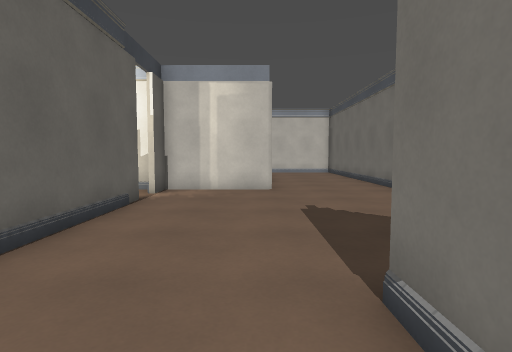
View 1 (above)

20 first-person views from a walk through a level from a Godot 3-D game. The camera is 1.3 m above the floor, tilts 4° down and sees 80° across. The floor is counted in squares, 1 m on a side. Each view is taken from the middle of a square. On the plan, view 1 faces up. The plan holds only what a view shows up to about 14 squares ahead; the rest is blank. Surface patterns are stand-ins for the level's own textures.

View 2
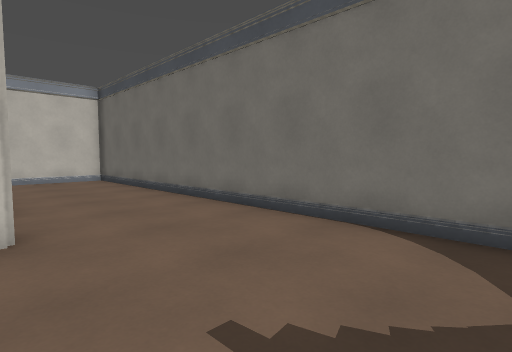

View 3
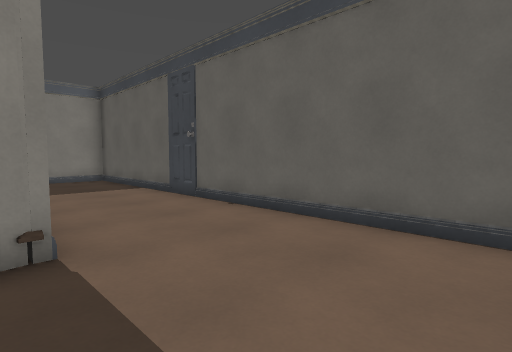

View 4
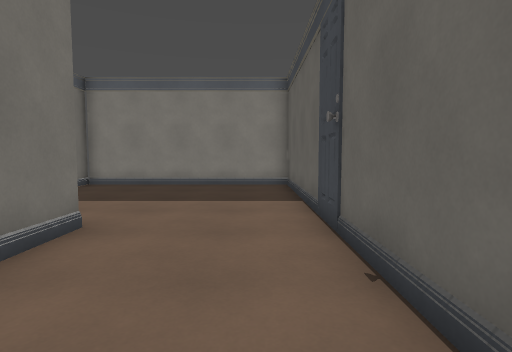

View 5
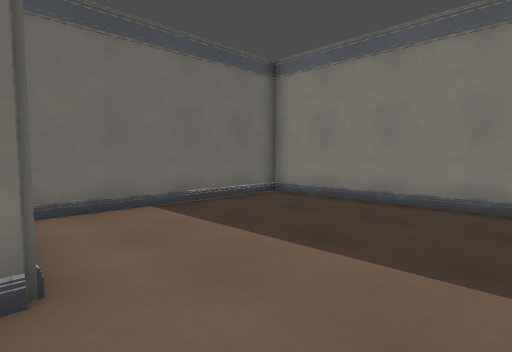

View 6
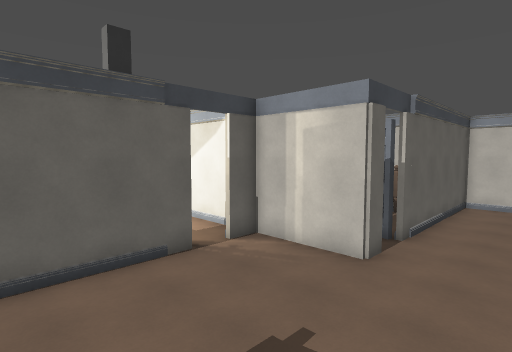

View 7
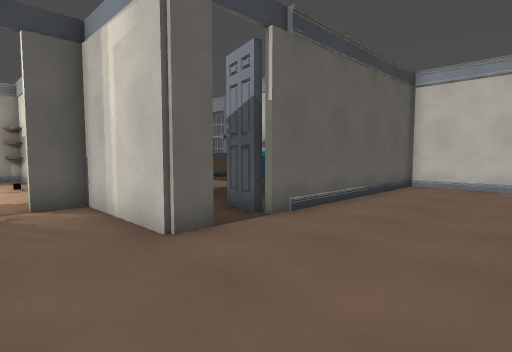

View 8
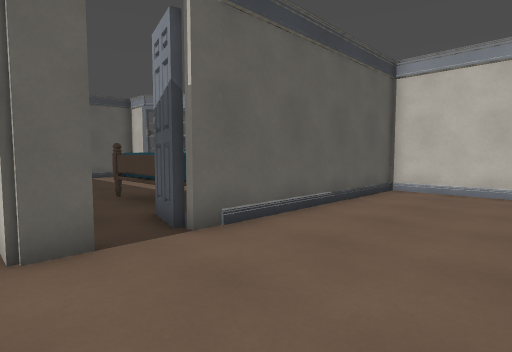

View 9
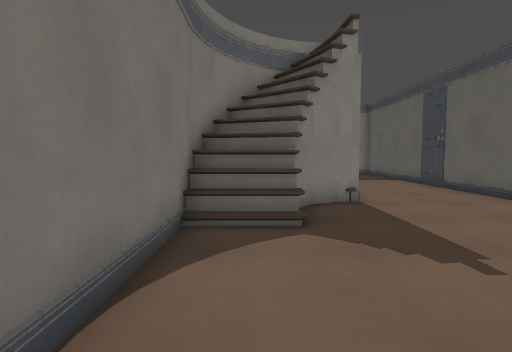

View 10
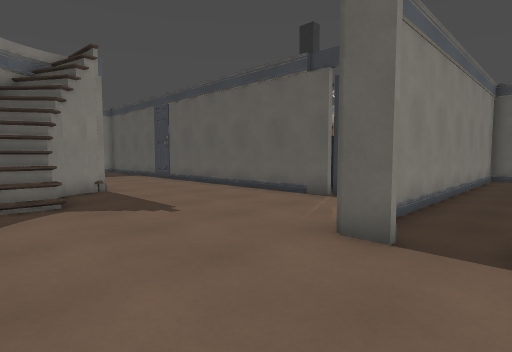

View 11
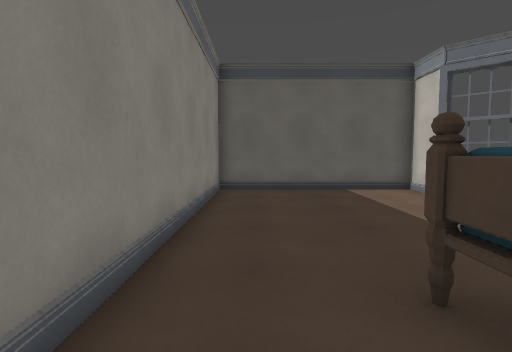

View 12
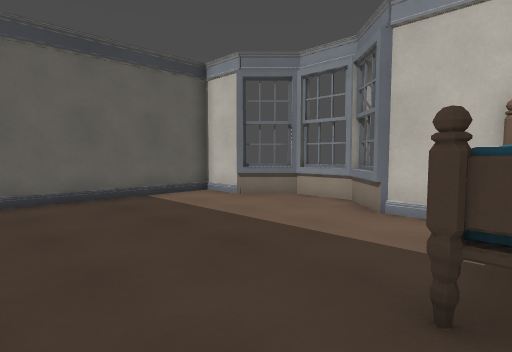

View 13
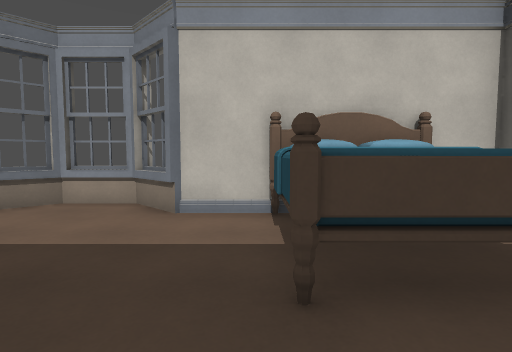

View 14
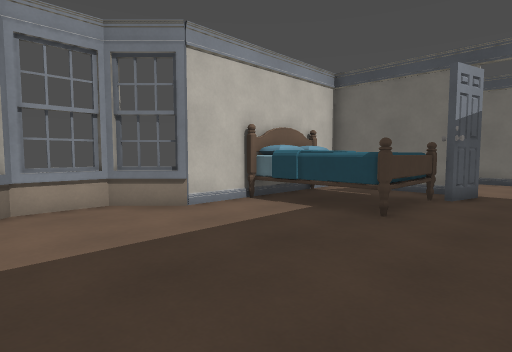

View 15
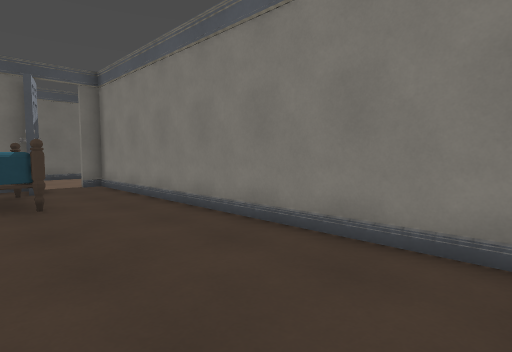

View 16
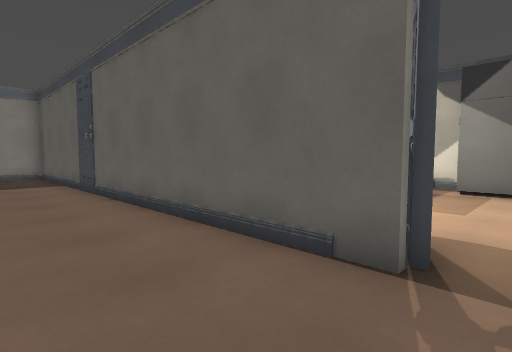

View 17
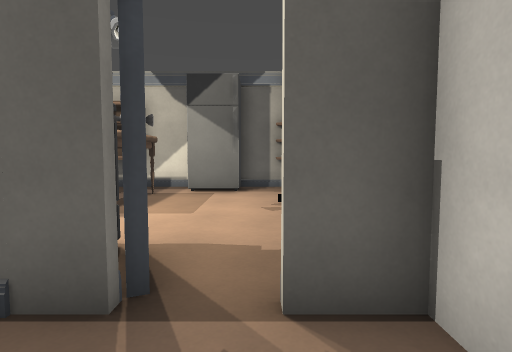

View 18
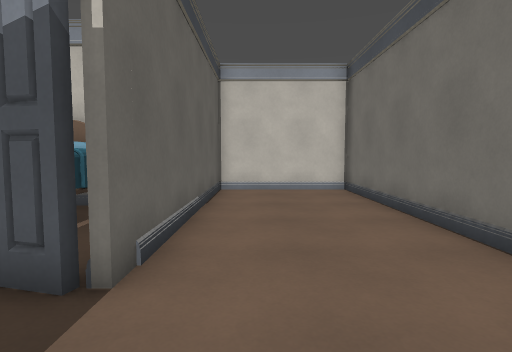

View 19
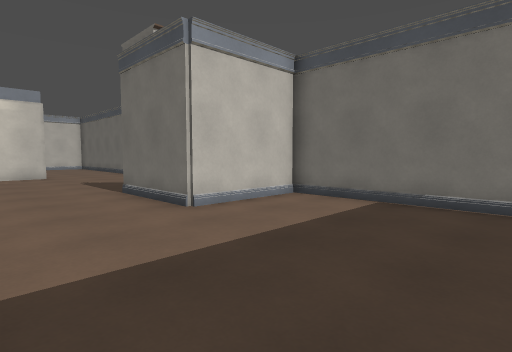

View 20
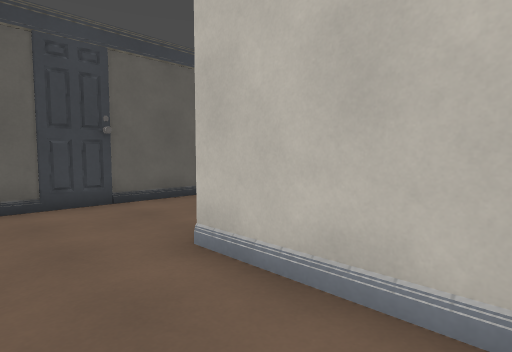

### Floor plan
Key: @ floor where view 1 was taken; # wall or solid block; . floor; / step, stairs or slope; = window, fence, low wall or low ledge; T thing the floor can be seen under or through; E oven; B bed; F fridge.
Columns run from 14 left of view 1 to 6 right of it. Each row starts with its distance up from view 1.
 23               #######
 22               #.....#
 21     =         #.....#
 20    ##=#=      #.....#
 19 ####...########.....#
 18 #.........BBBB#.....#
 17 #.........BBBB#.....#
 16 #.........B  B#.....#
 15 #.........BBBB#.....#
 14 #............##.....#
 13 #...................#
 12 #.............#.....#
 11 ###############.....#
 10 ## .......TT........#
  9  #F...... T.........#
  8  #F......EE.........#
  7  #####   EE.........#
  6           #.........#
  5           #......=//#
  4            ......///#
  3            .....#//##
  2           #....=///#
  1           ##...//##
  0           ##..@.
 -1           #....######
 -2           #.........#
 -3           #.........#
 -4           #.........#
 -5           #.........#
 -6           #.........#
 -7           #.........#
 -8           #.........#
 -9           #/////////#
-10           ###########

Positions as (right, up) in squares from view 1, and headings:
1: (0, 0), facing up
2: (0, 6), facing up-right
3: (2, 7), facing down-left
4: (-2, 4), facing down
5: (-2, -1), facing down-right
6: (4, 4), facing up-left
7: (5, 9), facing up-left
8: (5, 11), facing up-left
9: (4, 11), facing down
10: (5, 14), facing down-left
11: (-2, 13), facing left
12: (-4, 12), facing up-left
13: (-5, 12), facing up
14: (-11, 12), facing up-right
15: (-13, 16), facing down-right
16: (0, 10), facing down-left
17: (-1, 10), facing left
18: (2, 11), facing up
19: (-3, -8), facing up-right
20: (5, -4), facing up-left
